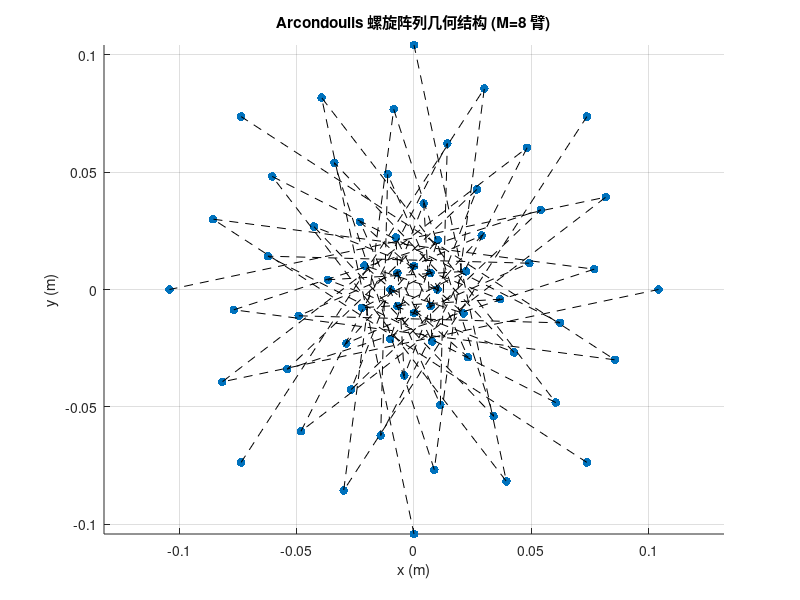
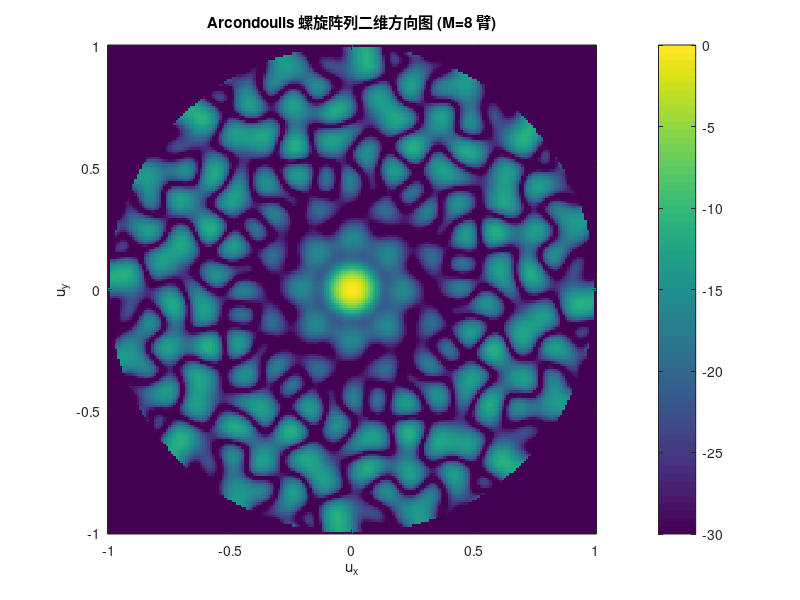
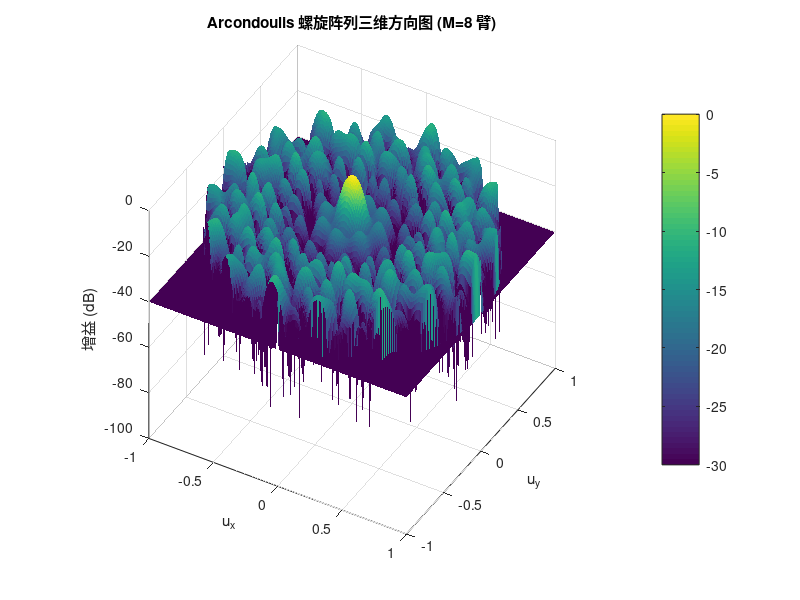

The MATLAB source for these figures, in order:
%% Arcondoulis 阿基米德螺旋 多臂 基于方向余弦坐标绘制的方向图
N = 64;    % 阵元总数
M = 8;      % 螺旋臂数
a = 0.01;   % 起始半径(m)
b = 0.005;  % 螺距（阿基米德螺旋）
nTurns = 3; % 螺旋圈数
fc = 20e3;  % 频率
c = 340;    % 声速
lambda = c / fc     % 波长
k0 = 2*pi/lambda;   % 波数

% 每臂阵元数
N_arm = N / M;

%% 生成螺旋阵列坐标
pos = zeros(3, N);
idx = 1;
for m = 0:M-1
    for n_arm = 1:N_arm
        theta = (n_arm - 1) / (N_arm - 1) * 2 * pi * nTurns;    % 螺旋角度
        r = a + b * theta;  % 阿基米德螺旋
        th = theta + 2 * pi * m / M;    % 多臂相位偏移
        x = r * cos(th);
        y = r * sin(th);
        z = 0;
        pos(:,idx) = [x;y;z];
        idx = idx + 1;
    end
end

% 定义方向余弦网格
ux = linspace(-1,1,201);
uy = linspace(-1,1,201);
[UX,UY] = meshgrid(ux, uy);

% 合法区域
mask = (UX.^2 + UY.^2) <= 1;

%% 计算阵列因子
AF = zeros(size(UX));
for n = 1:N
    xn = pos(1,n);
    yn = pos(2,n);
    zn = pos(3,n);
    uz = sqrt(max(0,1 - UX.^2 - UY.^2));    % 保证在单位球面上
    AF = AF + exp(1j * k0 * (xn * UX + yn * UY + zn * uz));
end

%% 归一化
AF = AF ./ max(abs(AF(:)));
AFdB = 20 * log10(abs(AF));
AFdB(~mask) = -40;  % 合法区域外填充低值

%% 阵列几何结构图
figure;
scatter(pos(1,:), pos(2,:), 40,'ro','filled');
hold on;
for m = 1:M
    idx_arm = (m-1) * N_arm + (1:N_arm);
    plot(pos(1,idx_arm),pos(2,idx_arm), '--k');
end
axis equal;
grid on;
xlabel('x (m)');
ylabel('y (m)');
title(sprintf('Arcondoulis 螺旋阵列几何结构 (M=%d 臂)', M));

%% 绘制二维方向图
figure;
imagesc(ux, uy, AFdB);
axis xy;
axis square;
colorbar;
caxis([-30 0]);
xlabel('u_x');
ylabel('u_y');
title(sprintf('Arcondoulis 螺旋阵列二维方向图 (M=%d 臂)', M));

%% 绘制三维方向图
figure;
surf(UX, UY, AFdB, 'EdgeColor','none');
axis square;
colorbar;
caxis([-30 0]);
view(30,40);
xlabel('u_x');
ylabel('u_y');
zlabel('增益 (dB)');
title(sprintf('Arcondoulis 螺旋阵列三维方向图 (M=%d 臂)', M));
